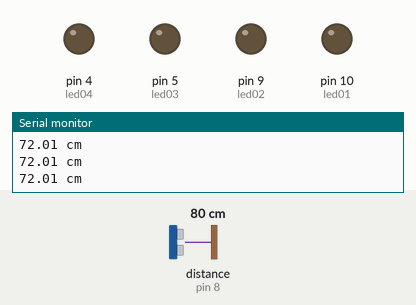
Recording of a sketch running on a simulated Arduino Uno, built with avr-gcc and run on an emulated ATmega328P. On the bench: output pins drawn as LEDs (lit = HIGH), the last lines printed to the serial monitor. Wiring (inferred from the names in the program): ultrasonic range finder: trigger pin 7; echo pin 8. Inputs (shaded band) come from the test bench; at power-on: distance to the obstacle (sensor on pin 8) 80 cm. The echo pulse lasts 58.3 µs per cm; pins used as bus, display or sensor lines are not drawn.

Above: at 1.3 s.
1.4 s: distance to the obstacle (sensor on pin 8) set to 27 cm
2.9 s: distance to the obstacle (sensor on pin 8) set to 22 cm
At 3.4 s:
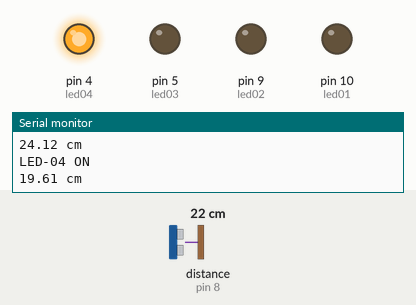
5.9 s: distance to the obstacle (sensor on pin 8) set to 4 cm
At 6.4 s:
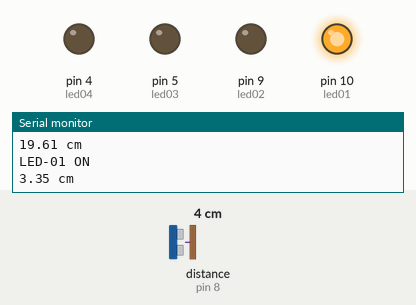
8.9 s: distance to the obstacle (sensor on pin 8) set to 8 cm
At 9.4 s:
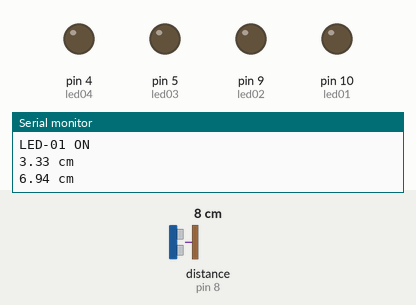
10.5 s: distance to the obstacle (sensor on pin 8) set to 12 cm
At 10.9 s:
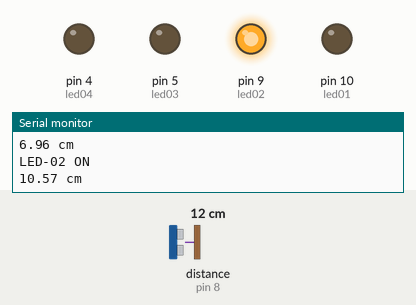
13.5 s: distance to the obstacle (sensor on pin 8) set to 9 cm
At 14.6 s:
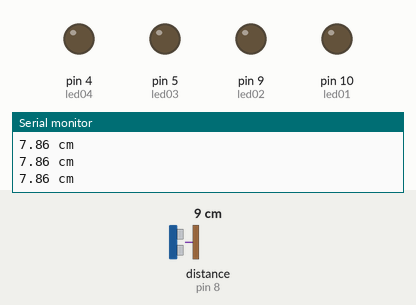
Timing chart, 0 to 16.0 s (numbered marks = the images above; inputs shaded):
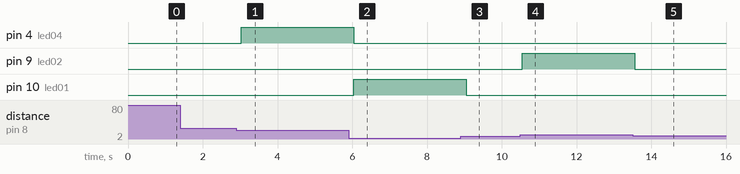

The sketch:

SONAR_v3.ino
```cpp
const int triggerPin = 7;
const int echoPin = 8;
const int led01 = 10;
const int led02 = 9;
const int led03 = 5;
const int led04 = 4;

void setup() {
  pinMode(triggerPin, OUTPUT);
  pinMode(echoPin, INPUT);
  pinMode(led01, OUTPUT);
  pinMode(led02, OUTPUT);
  pinMode(led03, OUTPUT);
  pinMode(led04, OUTPUT);

  Serial.begin(9600);

}

void loop() {
  digitalWrite(led01, LOW);
  digitalWrite(led02, LOW);
  digitalWrite(led03, LOW);
  digitalWrite(led04, LOW);

  digitalWrite(triggerPin, LOW);
  delayMicroseconds(2);

  digitalWrite(triggerPin, HIGH);
  delayMicroseconds(10);
  digitalWrite(triggerPin, LOW);

  float duration = pulseIn(echoPin, HIGH);
  float distanceInCentimeters = (duration / 2) * 0.031;

  if (distanceInCentimeters >= 200 || distanceInCentimeters <= 2) {
    Serial.println("Out of range");
  } else {

    if (distanceInCentimeters >= 3 && distanceInCentimeters <= 6) {
      digitalWrite(led01, HIGH);
      Serial.println("LED-01 ON");
    } else if (distanceInCentimeters >= 9 && distanceInCentimeters <= 11) {
      digitalWrite(led02, HIGH);
      Serial.println("LED-02 ON");
    } else if (distanceInCentimeters >= 14 && distanceInCentimeters <= 16) {
      digitalWrite(led03, HIGH);
      Serial.println("LED-03 ON");
    } else if (distanceInCentimeters >= 18 && distanceInCentimeters <= 21) {
      digitalWrite(led04, HIGH);
      Serial.println("LED-04 ON");
    }

    Serial.print(distanceInCentimeters);
    Serial.println(" cm");
  }

  delay(500);

}
```

Measured:
- the behaviour switches between 24 and 23 cm on distance to the obstacle (sensor on pin 8) (found by bisection; images 0 and 1)
- the behaviour switches between 6 and 7 cm on distance to the obstacle (sensor on pin 8) (found by bisection; images 2 and 3)
- the behaviour switches between 10 and 11 cm on distance to the obstacle (sensor on pin 8) (found by bisection; images 3 and 4)
- after the input at 2.9 s, pin 4 (led04): LOW → HIGH after 0.13 s
- after the input at 5.9 s, pin 4 (led04): HIGH → LOW after 0.14 s; pin 10 (led01): LOW → HIGH after 0.14 s
- after the input at 8.9 s, pin 10 (led01): HIGH → LOW after 0.15 s
- after the input at 10.5 s, pin 9 (led02): LOW → HIGH after 0.05 s
- after the input at 13.5 s, pin 9 (led02): HIGH → LOW after 0.06 s
